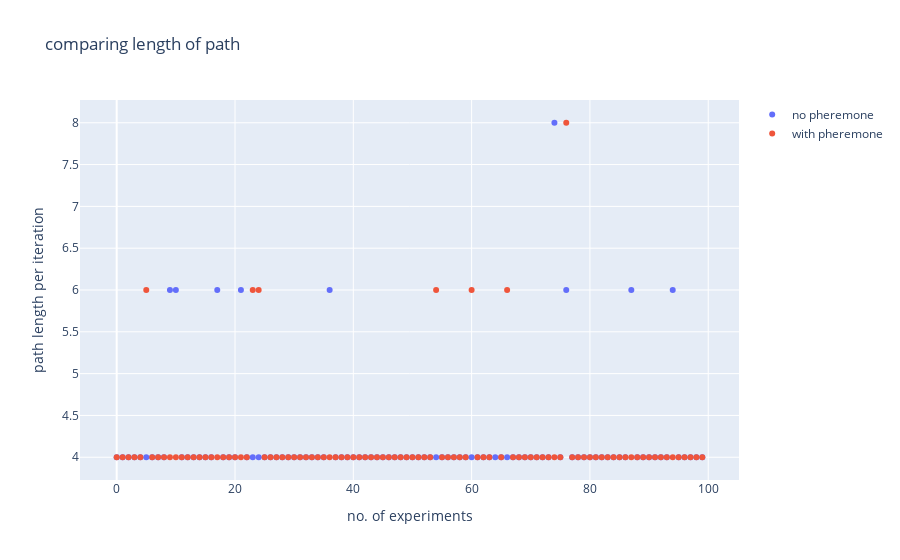

The code cell stored with this chart in its notebook:
### Code cell
fig = go.Figure()
x_axis = list(range(num_points))

fig.add_trace(go.Scatter(x=x_axis, y=path_len_list,
                    mode='markers',
                    name='no pheremone'))
fig.add_trace(go.Scatter(x=x_axis, y=path_len_list_opt,
                    mode='markers',
                    name='with pheremone'))
fig.update_layout(title='comparing length of path',
                   xaxis_title='no. of experiments',
                   yaxis_title='path length per iteration')
fig.show()
print("Mean path length without pheremone: ", np.nanmean(path_len_list))
print("Median path length without pheremone: ", np.nanmedian(path_len_list))
print("Mean path length with pheremone: ", np.nanmean(path_len_list_opt))
print("Median path length with pheremone: ", np.nanmedian(path_len_list_opt))

### Figure 1 — Plotly figure (JSON) as saved in the notebook; plotly's stock layout.template omitted (floating-point values rounded to 4 significant figures)
{"data": [{"mode": "markers", "name": "no pheremone", "type": "scatter", "x": [0, 1, 2, 3, 4, 5, 6, 7, 8, 9, 10, 11, 12, 13, 14, 15, 16, 17, 18, 19, 20, 21, 22, 23, 24, 25, 26, 27, 28, 29, 30, 31, 32, 33, 34, 35, 36, 37, 38, 39, 40, 41, 42, 43, 44, 45, 46, 47, 48, 49, 50, 51, 52, 53, 54, 55, 56, 57, 58, 59, 60, 61, 62, 63, 64, 65, 66, 67, 68, 69, 70, 71, 72, 73, 74, 75, 76, 77, 78, 79, 80, 81, 82, 83, 84, 85, 86, 87, 88, 89, 90, 91, 92, 93, 94, 95, 96, 97, 98, 99], "y": [4, 4, 4, 4, 4, 4, 4, 4, 4, 6, 6, 4, 4, 4, 4, 4, 4, 6, 4, 4, 4, 6, 4, 4, 4, 4, 4, 4, 4, 4, 4, 4, 4, 4, 4, 4, 6, 4, 4, 4, 4, 4, 4, 4, 4, 4, 4, 4, 4, 4, 4, 4, 4, 4, 4, 4, 4, 4, 4, 4, 4, 4, 4, 4, 4, 4, 4, 4, 4, 4, 4, 4, 4, 4, 8, 4, 6, 4, 4, 4, 4, 4, 4, 4, 4, 4, 4, 6, 4, 4, 4, 4, 4, 4, 6, 4, 4, 4, 4, 4]}, {"mode": "markers", "name": "with pheremone", "type": "scatter", "x": [0, 1, 2, 3, 4, 5, 6, 7, 8, 9, 10, 11, 12, 13, 14, 15, 16, 17, 18, 19, 20, 21, 22, 23, 24, 25, 26, 27, 28, 29, 30, 31, 32, 33, 34, 35, 36, 37, 38, 39, 40, 41, 42, 43, 44, 45, 46, 47, 48, 49, 50, 51, 52, 53, 54, 55, 56, 57, 58, 59, 60, 61, 62, 63, 64, 65, 66, 67, 68, 69, 70, 71, 72, 73, 74, 75, 76, 77, 78, 79, 80, 81, 82, 83, 84, 85, 86, 87, 88, 89, 90, 91, 92, 93, 94, 95, 96, 97, 98, 99], "y": [4, 4, 4, 4, 4, 6, 4, 4, 4, 4, 4, 4, 4, 4, 4, 4, 4, 4, 4, 4, 4, 4, 4, 6, 6, 4, 4, 4, 4, 4, 4, 4, 4, 4, 4, 4, 4, 4, 4, 4, 4, 4, 4, 4, 4, 4, 4, 4, 4, 4, 4, 4, 4, 4, 6, 4, 4, 4, 4, 4, 6, 4, 4, 4, null, 4, 6, 4, 4, 4, 4, 4, 4, 4, 4, 4, 8, 4, 4, 4, 4, 4, 4, 4, 4, 4, 4, 4, 4, 4, 4, 4, 4, 4, 4, 4, 4, 4, 4, 4]}], "layout": {"title": {"text": "comparing length of path"}, "xaxis": {"title": {"text": "no. of experiments"}}, "yaxis": {"title": {"text": "path length per iteration"}}}}
